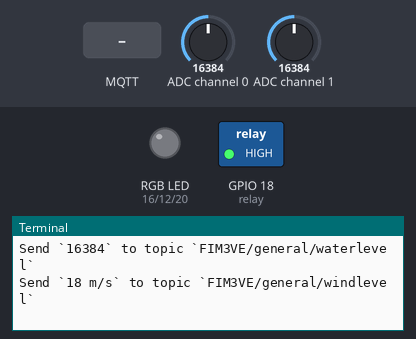
Bench run of a program on a simulated Raspberry Pi (BCM pin numbers). On the bench: switched loads named in the program (green lamp = pin HIGH), an RGB LED mixed from three pins (HIGH = lit), the last lines printed to the terminal. The inputs (shaded band) are chosen by the test bench; at power-on: ADC channel 1 = 16384, ADC channel 0 = 16384 (analog values on the 0–32767 scale). Random numbers come from a fixed seed; no MQTT or app messages arrive unless stated.

Above: at 1.3 s.
1.4 s: ADC channel 1 set to 3932
At 2.9 s:
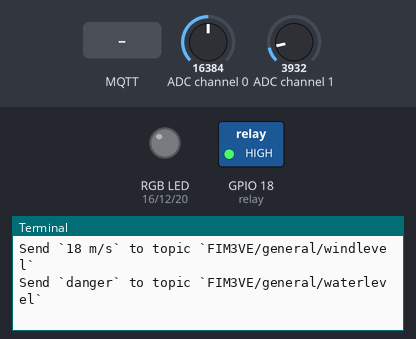
3.7 s: MQTT message "open" arrives on the first subscribed topic
At 4.2 s:
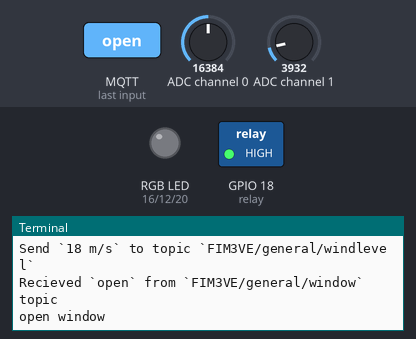
5.2 s: MQTT message "close" arrives on the first subscribed topic
6.7 s: ADC channel 1 set to 9830
At 8.1 s:
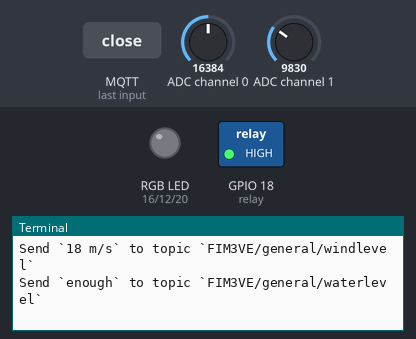
8.8 s: MQTT message "ventillator" arrives on the first subscribed topic
At 9.3 s:
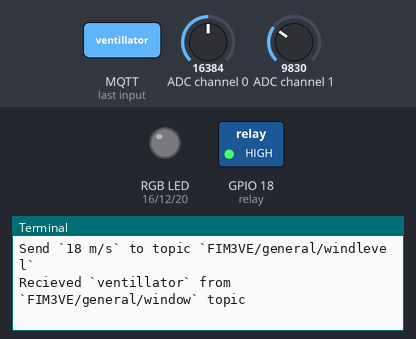
Timing chart, 0 to 11.3 s (numbered marks = the images above; inputs shaded):
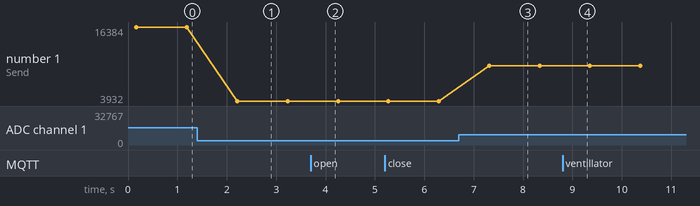

Measured:
- after the input at 1.4 s, the terminal: prints a new line after 0.81 s (image 1)
- after the input at 3.7 s, the terminal: prints a new line at once (image 2)
- after the input at 6.7 s, the terminal: prints a new line after 0.61 s (image 3)
- after the input at 8.8 s, the terminal: prints a new line at once (image 4)
- plotted number 1: 16384 → 3932 after the input at 1.4 s, 3932 → 9830 after the input at 6.7 s

The program:

general_main.py
```python
import time
import board
import busio
import Adafruit_ADS1x15
import RPi.GPIO as GPIO
import mqtt_connect
import publisher
import subscriber

i2c = board.I2C()

adc = Adafruit_ADS1x15.ADS1115()
GAIN = 1

relay = 18
GPIO.setmode(GPIO.BCM)
GPIO.setup(relay, GPIO.OUT)
GPIO.output(relay, True)

red = 16
GPIO.setup(red, GPIO.OUT)
r = GPIO.PWM(red, 100)
green = 12
GPIO.setup(green, GPIO.OUT)
g = GPIO.PWM(green, 100)
blue = 20
GPIO.setup(blue, GPIO.OUT)
b = GPIO.PWM(blue, 100)

client = mqtt_connect.connect_mqtt()
water_topic = "FIM3VE/general/waterlevel"
wind_topic = "FIM3VE/general/windlevel"

KEVES_VIZ = False
danger_zone = 8000


def on_message(client, userdata, msg):
    print(f"Recieved `{msg.payload.decode()}` from `{msg.topic}` topic")
    if (msg.topic).find("window") != -1:
        if (msg.payload.decode()).find("open") != -1:
            print("open window")
        if (msg.payload.decode()).find("close") != -1:
            print("close window")

    if (msg.topic).find("ventillator") != -1:
        print("start ventillator")
        GPIO.output(relay, False)
        time.sleep(30.0)
        print("stop ventillator")
        GPIO.output(relay, True)

    if (msg.topic).find("light") != -1:
        if (msg.payload.decode()).find("on") != -1:
            print("turn on light")
            rgb = msg.payload.decode().split(" ")
            r.start(int(rgb[1]))
            g.start(int(rgb[2]))
            b.start(int(rgb[3]))
        if (msg.payload.decode()).find("off") != -1:
            print("turn off light")
            r.stop()
            g.stop()
            b.stop()

subscriber.run(client)
subscriber.subscribe(client, "FIM3VE/general/window", on_message)
subscriber.subscribe(client, "FIM3VE/general/ventillator", on_message)
subscriber.subscribe(client, "FIM3VE/general/light", on_message)


while True:
    waterlevel = adc.read_adc(1, gain=GAIN)
    windlevel = ("%0.0f m/s" % (adc.read_adc(0, gain=GAIN) / 65535 * 70))

    publisher.publish(client, water_topic, waterlevel)
    publisher.publish(client, wind_topic, windlevel)

    if waterlevel < danger_zone and not KEVES_VIZ:
        publisher.publish(client, water_topic, "danger")
        KEVES_VIZ = True

    if waterlevel >= danger_zone and KEVES_VIZ:
        publisher.publish(client, water_topic, "enough")
        KEVES_VIZ = False

    time.sleep(1.0)
```

mqtt_connect.py
```python
import random
import time
from paho.mqtt import client as mqtt_client

broker = 'broker.hivemq.com'
port = 1883
client_id = f'python-mqtt-{random.randint(0, 1000)}'

def connect_mqtt():
    def on_connect(client, userdata, flags, rc):
        if rc == 0:
            print("Connected to MQTT Broker!")
        else:
            print("Falied to connect, return code %d ", rc)

    client = mqtt_client.Client(client_id)
    client.on_connect = on_connect
    client.connect(broker, port)
    return client
```

publisher.py
```python
import time
from paho.mqtt import client as mqtt_client

def publish(client, topic, msg):
    result = client.publish(topic, msg)
    status = result[0]

    if status == 0:
        print(f"Send `{msg}` to topic `{topic}`")
    else:
        print(f"Failed to send message to topic `{topic}`")
```

subscriber.py
```python
import time
from paho.mqtt import client as mqtt_client

def subscribe(client, topic, on_msg):
    def on_message(client, userdata, msg):
        print(f"Recieved `{msg.payload.decode()}` from `{msg.topic}` topic")
        print(topic)

    client.subscribe(topic)
    client.on_message = on_msg

def run(client): client.loop_start()
```
